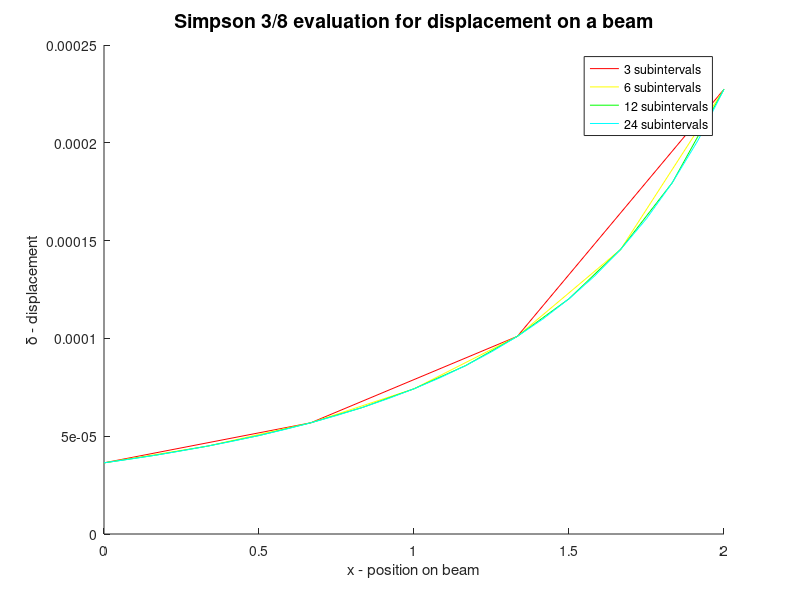

Reproduce this figure in MATLAB.
#!/usr/bin/env octave

% defines: constants and initial conditions
format long;
global a=0;
global b=0;
global x=0;
global y=0;
global R=50*10^-3; % convert to meters
global r=20*10^-3; % convert meter
global relerr = 0.1; % threshold to continue loop
global L=2; % 2 meters %L = input('Enter a number to represent the beam length in metres: ');
global t=a:1:L; % legend('-DynamicLegend'); % for plotting
global h;
global P=20000; % 20 kN %P = input('Enter a number to represent the force to place on the beam: ');
global E = 70*10^9; % modulus of elasticity
global result = 1; % initialize to allow execution;
global iteration = 0;
global cmap = hsv(6);
global legend_array;
global old_legend_array;
title('{Simpson 3/8 evaluation for displacement on a beam}','FontSize',14)
xlabel('x - position on beam');
ylabel('\delta - displacement');
fprintf('Using:\r\n P=%f newtons, R=%f meters, r=%f meters, L=%f meters, E=%e Pa \r\n',P,R,r,L,E);
% user-defined function to take another function and two input parameters and return an integral result
function [result] = Simpsons38 (Fun,a,b)
	global iteration;
    global result;
	global relerr;
    global a;
    global L;
    global h;
    global cmap; % color map
	global legend_array;
	global old_legend_array;
    global t; % for plotting
	result = 1;
	fprintf('\r\nStarting execution of S38\r\n');
    fprintf('Range of evaluation [%f,%f]\r\n',a,b);
    i = 3; % Simpsons rule should only be evaluated with even subintervals!
    if (mod(i,3)>0)
        fprintf ('	S38 method must be evaluated with even subintervals! %d is not a valid number of intervals!\r\n');
    endif;

    % execute Simpson's loop if the number of intervals is even and difference not less than 0.1
    do
        iteration = iteration+1;
        points = i+1;
		fprintf('\r\nSimpson 3/8: iteration:%d\r\n',iteration);
        iteration_title = strcat('  Simspon 3/8: intervals:', int2str(i));
        result_matrix = size(points,2);

        fprintf('  Subintervals: %d\r\n', i);
        fprintf('  Points: %d\r\n', points);
		h = (a+b)/i; % calculate the interval width
        fprintf('  Interval width: %f\r\n', h);

        % evaluate first term
        fprintf('  >>Calculating first_term\r\n');
        first_term = Fun(a);
        result_matrix(1,round(a/h+1)) = [a]; % store x value
        result_matrix(2,round(a/h+1)) = [first_term]; % store y value

		% first sum will be evaluated for 2,3, 5,6, 8,9, 11,12 etc.
		% first sum will be multiplied by 3
		first_sum = 0; %initialize
		% skip to the second term
		j = a + h;
        interval = 1;
        fprintf('  >>Calculating first_sum\r\n');

        while (j<(b-h))
            l = j;
            k = j + h; % term for the second evaluation, Fun(k)
            j_term = Fun(j);
            result_matrix(1,round(j/h+1)) = [j]; % store x value
            result_matrix(2,round(j/h+1)) = [j_term]; % store y value
            k_term = Fun(k);
            result_matrix(1,round(k/h+1)) = [k]; % store x value
            result_matrix(2,round(k/h+1)) = [k_term]; % store y value
            first_sum = first_sum + j_term + k_term;
            j = l + (h*3); % increment for the next loop
        endwhile;

        % second sum will be evaluated for 4,7,10,13, etc.
        % second sum will be multiplied by 2
        second_sum = 0; % initialize

        % skip to the fourth term
        j = a + h + h + h;
        fprintf('  >>Calculating second_sum\r\n');
        while (j < (b-h))
            j_term = Fun(j);
            result_matrix(1,round(j/h+1)) = [j]; % store x value
            result_matrix(2,round(j/h+1)) = [j_term]; % store y value
            second_sum = second_sum + j_term;
            j = j + (h*3);
        endwhile;

        % evaluate last term
        fprintf('  >>Calculating last term\r\n');
        last_term = Fun(b);
        result_matrix(1,round(b/h+1)) = [b]; % store x value
        result_matrix(2,round(b/h+1)) = [last_term]; % store y value

        % save old Simpson sum
        old_result = result;

        % add up all the results for new result
        result = (3*h/8)*(first_term + 3*first_sum + 2*second_sum + last_term);
		fprintf ('  Result: %e meters\r\n',result);

        % calculate the difference between the last Simpson sum
        SimpsonDifference = abs( ( (result - old_result) / result) * 100 );
        fprintf('  Simpson Difference:%e percent\r\n',SimpsonDifference);

        % plotting
        fprintf([repmat('%e\t', 1, size(result_matrix, 2)) '\n'], result_matrix');
        hold on;
        t = a:h:L;
        p = plot ( t, result_matrix(2,:), 'Color', cmap( mod(iteration,7) , : ) );
		set(p,'userdata',iteration_title);

        %plot ( t, result_matrix(2,:),'b');
        %legend(iteration_title);

        i = i * 2; % double the interval count

    until (SimpsonDifference <= relerr); fprintf('\r\nHit exit condition\r\n\r\n');
	%..collect labels from each curve and put up legend
	fprintf('children:%d\r\n',iteration);
	legend('3 subintervals','6 subintervals','12 subintervals','24 subintervals');
	iteration = 0;
endfunction;

% subfunctions
fprintf ('Testing subfunctions\r\n');

% function for cross-sectional area of a beam
function [area] = SB_crossSectionalArea(x,L)
	global R;
    global r;
	area = pi * ( R - (R-r)/L * x )^2;
	fprintf('	SB_crossSectionalArea() x=%f R=%f r=%f L=%f Area=%f \r\n',x,R,r,L,area);
endfunction; SB_crossSectionalArea(3,100); % test this function

% function for the normal strain in a beam
% P : force applied
% E : Modulus of Elasticity, 70 GPa
% A : Cross-sectional area of the beam
function [normal_strain] = SB_normalStrain(P,A)
	global E;
	normal_strain = P / ( E * A );
endfunction; SB_normalStrain(20,7000); % test this function

% function to combine the previous functions in composite displacement function
function [displacement] = SB_compositeDisplacement(x)
    global P;
    global E;
    global L = 12;
    global R;
    global r;
    fprintf('	SB_compositeDisplacement() (%d / %e) * ( 1 / ( pi * ( ( %d - ((%d-%d)/%d)*%d) )^2 ) )\r\n',P,E,R,R,r,L,x);
    displacement = (P / E) * ( 1 / ( pi * ( ( R - ((R-r)/L)*x) )^2 ) );
endfunction; SB_compositeDisplacement(10); % test this function

% inline function for displacement at given x
SB_inline_comDis = inline('(P ./ E) * ( 1 ./ ( pi * ( ( R - ((R-r)/L)*x) ).^2 ) )');
% anonymous function for displacement at given x
SB_anon_comDis = @(t)(P ./ E) * ( 1 ./ ( pi * ( ( R - ((R-r)/L)*t) ).^2 ) );
% loose function
SB_loose_comDis = (P ./ E) * ( 1 ./ ( pi * ( ( R - ((R-r)/L)*t) ).^2 ) );

% function to calculate the displacement of a point x = x_p along the beam
function [displacement] = SB_pointDisplacement(x_p)
    global P;
	global L;
	global E;
    A = SB_crossSectionalArea(x_p,L);
	displacement = SB_normalStrain(P,A);
	fprintf('	SB_pointDisplacement()  x=%f P=%f A=%f E=%e displacement=%e \r\n',x_p,P,A,E,displacement);
endfunction; SB_pointDisplacement(10); % test this function

% calculate the displacement with QUAD
q = quad(SB_anon_comDis,a,L,0.1);
fprintf ('integrate fun(P ./ E) * ( 1 ./ ( pi * ( ( R - ((R-r)/L)*x) ).^2 ) ) between [%d,%d]\r\n',a,L);
fprintf ('quad(fun,a,L,0.1) = %e meters\r\n', q);

% evaluate user-defined Simpsons38 function
final_answer = Simpsons38( @SB_pointDisplacement, 0, L);

% plot the QUAD calculated displacement as a function of x
t = a:1:L;
%subplot(a,1,L);
%legend ('1','2');
hold off;
pause (5);
